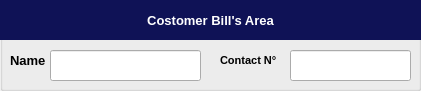
        <widget class="QGroupBox" name="groupBox_5">
         <property name="geometry">
          <rect>
           <x>380</x>
           <y>0</y>
           <width>421</width>
           <height>91</height>
          </rect>
         </property>
         <property name="title">
          <string/>
         </property>
         <widget class="QLabel" name="label_37">
          <property name="geometry">
           <rect>
            <x>0</x>
            <y>0</y>
            <width>421</width>
            <height>40</height>
           </rect>
          </property>
          <property name="font">
           <font>
            <pointsize>10</pointsize>
            <weight>75</weight>
            <bold>true</bold>
           </font>
          </property>
          <property name="styleSheet">
           <string notr="true">background-color: rgb(15, 18, 86);
color: rgb(255, 255, 255);</string>
          </property>
          <property name="text">
           <string>Costomer Bill's Area</string>
          </property>
          <property name="alignment">
           <set>Qt::AlignCenter</set>
          </property>
         </widget>
         <widget class="QLabel" name="label_38">
          <property name="geometry">
           <rect>
            <x>10</x>
            <y>50</y>
            <width>41</width>
            <height>21</height>
           </rect>
          </property>
          <property name="font">
           <font>
            <pointsize>10</pointsize>
            <weight>75</weight>
            <bold>true</bold>
           </font>
          </property>
          <property name="text">
           <string>Name</string>
          </property>
         </widget>
         <widget class="QLineEdit" name="Costomer_Name">
          <property name="geometry">
           <rect>
            <x>50</x>
            <y>50</y>
            <width>151</width>
            <height>31</height>
           </rect>
          </property>
         </widget>
         <widget class="QLabel" name="label_40">
          <property name="geometry">
           <rect>
            <x>220</x>
            <y>50</y>
            <width>71</width>
            <height>21</height>
           </rect>
          </property>
          <property name="font">
           <font>
            <pointsize>8</pointsize>
            <weight>75</weight>
            <bold>true</bold>
           </font>
          </property>
          <property name="text">
           <string>Contact N°</string>
          </property>
         </widget>
         <widget class="QLineEdit" name="Contact_N">
          <property name="geometry">
           <rect>
            <x>290</x>
            <y>50</y>
            <width>121</width>
            <height>31</height>
           </rect>
          </property>
         </widget>
        </widget>
